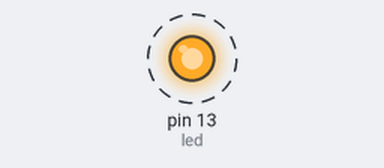
This sketch was run on a simulated Arduino Uno, built with avr-gcc and run on an emulated ATmega328P. On the bench: output pins drawn as LEDs (lit = HIGH). Dashed ring = blinking.

Above: at 0.2 s.
Timing chart, 0 to 3.0 s (numbered marks = the images above):
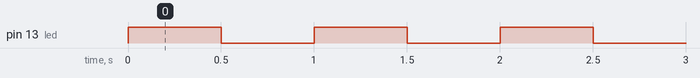

The sketch:

assignment1_1_2c.ino
```cpp
const unsigned int led = 13;
const unsigned int t_on=500, t_off=500;

void setup () {
  pinMode ( led , OUTPUT );
}
void loop () {
  digitalWrite ( led , HIGH );
  delay (t_on);
  digitalWrite ( led , LOW ) ;
  delay(t_off);
}
```

Measured:
- by itself, pin 13 (led): alternates HIGH for 0.50 s and LOW for 0.50 s
